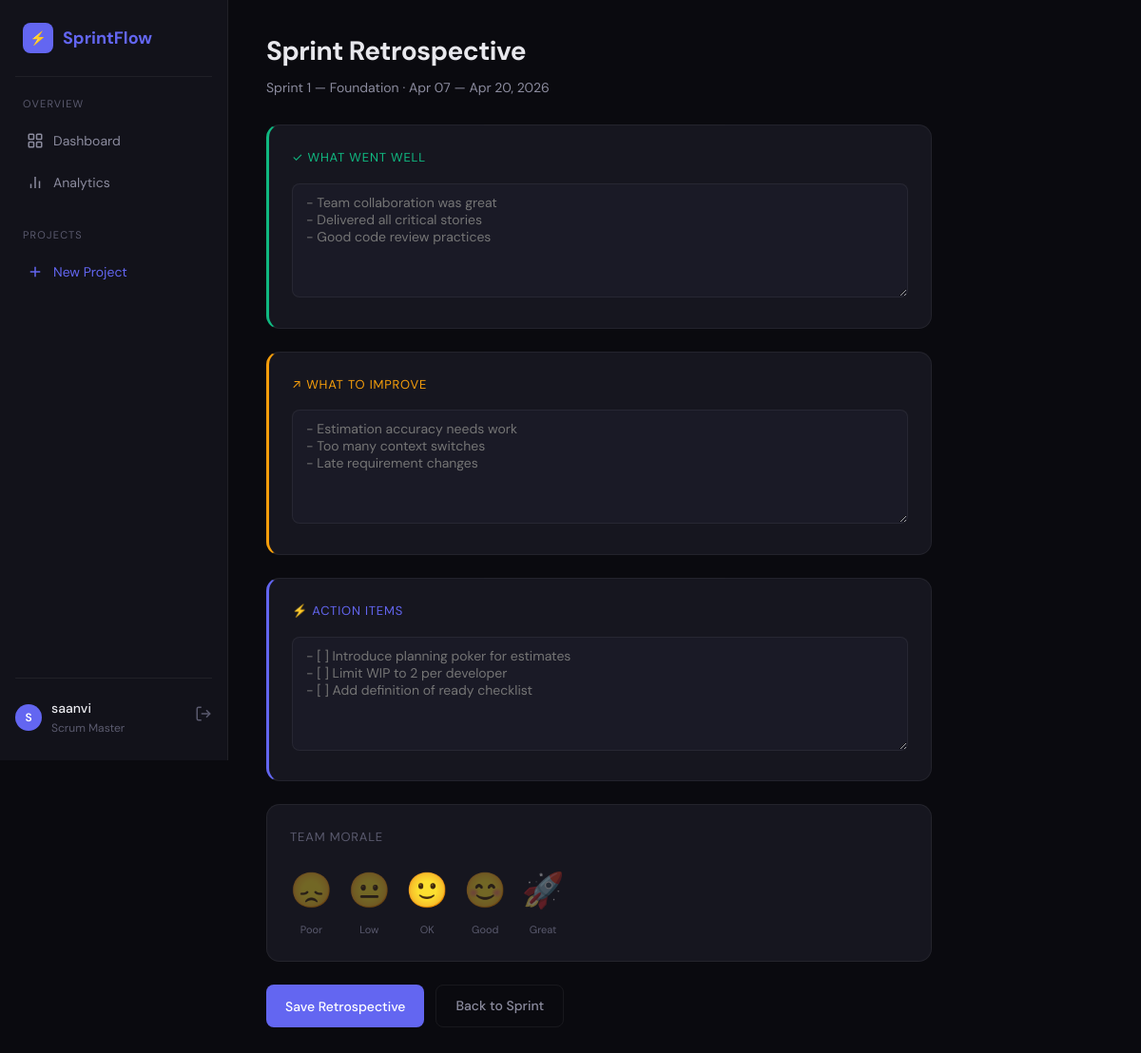
The app's page /sprint/1/retro (signed in) with its own data.
### app.py (models this page shows, shortened)
class User(UserMixin, db.Model):
    __tablename__ = 'users'
    id = db.Column(db.Integer, primary_key=True)
    username = db.Column(db.String(80), unique=True, nullable=False)
    email = db.Column(db.String(120), unique=True, nullable=False)
    password_hash = db.Column(db.String(256), nullable=False)
    role = db.Column(db.String(20), default='developer')  # scrum_master, product_owner, developer
    avatar_color = db.Column(db.String(7), default='#6366f1')
    created_at = db.Column(db.DateTime, default=datetime.utcnow)

class Sprint(db.Model):
    __tablename__ = 'sprints'
    id = db.Column(db.Integer, primary_key=True)
    project_id = db.Column(db.Integer, db.ForeignKey('projects.id'), nullable=False)
    name = db.Column(db.String(100), nullable=False)
    goal = db.Column(db.Text)
    start_date = db.Column(db.Date, nullable=False)
    end_date = db.Column(db.Date, nullable=False)
    status = db.Column(db.String(20), default='planning')  # planning, active, completed
    capacity_points = db.Column(db.Integer, default=0)
    created_at = db.Column(db.DateTime, default=datetime.utcnow)
    stories = db.relationship('UserStory', backref='sprint', lazy=True)
    burndown_entries = db.relationship('BurndownEntry', backref='sprint', lazy=True, cascade='all, delete-orphan')
    retrospective = db.relationship('Retrospective', backref='sprint', uselist=False, cascade='all, delete-orphan')

### app.py (the view, shortened to what this page needs)
@app.route('/sprint/<int:sprint_id>/retro', methods=['GET', 'POST'])
@login_required
def retrospective(sprint_id):
    sprint = Sprint.query.get_or_404(sprint_id)
    retro = Retrospective.query.filter_by(sprint_id=sprint_id).first()
    return render_template('retrospective.html', sprint=sprint, retro=retro)

### app.py (called while the page is built)
@login_manager.user_loader
def load_user(user_id):
    return User.query.get(int(user_id))

### templates/retrospective.html (shortened to what this page needs)
{% extends "base.html" %}
{% block content %}
<div style="max-width: 700px;">
    <h1 class="page-title" style="margin-bottom: 4px;">Sprint Retrospective</h1>
    <p class="page-subtitle" style="margin-bottom: 28px;">{{ sprint.name }} · {{ sprint.start_date.strftime('%b %d') }} — {{ sprint.end_date.strftime('%b %d, %Y') }}</p>
    <form method="POST">
        <div class="card mb-24" style="border-left: 3px solid var(--success);">
            <div class="card-title" style="color: var(--success);">✓ What went well</div>
            <textarea name="went_well" class="form-textarea" style="min-height: 120px;" placeholder="- Team collaboration was great&#10;- Delivered all critical stories&#10;- Good code review practices">{{ retro.went_well if retro else '' }}</textarea>
        </div>
        <div class="card mb-24" style="border-left: 3px solid var(--warning);">
            <div class="card-title" style="color: var(--warning);">↗ What to improve</div>
            <textarea name="to_improve" class="form-textarea" style="min-height: 120px;" placeholder="- Estimation accuracy needs work&#10;- Too many context switches&#10;- Late requirement changes">{{ retro.to_improve if retro else '' }}</textarea>
        </div>
        <div class="card mb-24" style="border-left: 3px solid var(--accent);">
            <div class="card-title" style="color: var(--accent);">⚡ Action items</div>
            <textarea name="action_items" class="form-textarea" style="min-height: 120px;" placeholder="- [ ] Introduce planning poker for estimates&#10;- [ ] Limit WIP to 2 per developer&#10;- [ ] Add definition of ready checklist">{{ retro.action_items if retro else '' }}</textarea>
        </div>
        <div class="card mb-24">
            <div class="card-title">Team Morale</div>
            <div style="display: flex; gap: 16px; align-items: center;">
                {% for i in range(1, 6) %}
                <label style="cursor: pointer; text-align: center;">
                    <div style="font-size: 36px; opacity: 0.4; transition: opacity 0.15s;" class="morale-icon" data-val="{{ i }}">
                        {{ ['😞', '😐', '🙂', '😊', '🚀'][i-1] }}
                    </div>
                    <div style="font-size: 11px; color: var(--text-muted); margin-top: 4px;">{{ ['Poor', 'Low', 'OK', 'Good', 'Great'][i-1] }}</div>
                </label>
                {% endfor %}
            </div>
        </div>
        <div style="display: flex; gap: 12px;">
            <button type="submit" class="btn btn-primary">Save Retrospective</button>
            <a href="{{ url_for('sprint_detail', sprint_id=sprint.id) }}" class="btn btn-secondary">Back to Sprint</a>
        </div>
    </form>
</div>
{% endblock %}

### templates/base.html (shortened to what this page needs)
<!DOCTYPE html>
<html lang="en">
<head>
</head>
<body>
    <div class="app-container">
        <nav class="sidebar">
            <div class="sidebar-logo">
                <span>⚡</span>
                SprintFlow
            </div>
            <div class="nav-section">
                <div class="nav-section-title">Overview</div>
                <a href="{{ url_for('dashboard') }}" class="nav-link {% if request.endpoint == 'dashboard' %}active{% endif %}">
                    <svg viewBox="0 0 24 24" fill="none" stroke="currentColor" stroke-width="2"><rect x="3" y="3" width="7" height="7" rx="1"/><rect x="14" y="3" width="7" height="7" rx="1"/><rect x="14" y="14" width="7" height="7" rx="1"/><rect x="3" y="14" width="7" height="7" rx="1"/></svg>
                    Dashboard
                </a>
                <a href="{{ url_for('analytics') }}" class="nav-link {% if request.endpoint == 'analytics' %}active{% endif %}">
                    <svg viewBox="0 0 24 24" fill="none" stroke="currentColor" stroke-width="2"><path d="M18 20V10M12 20V4M6 20v-6"/></svg>
                    Analytics
                </a>
            </div>
            <div class="nav-section">
                <div class="nav-section-title">Projects</div>
                <a href="{{ url_for('new_project') }}" class="nav-link" style="color: var(--accent);">
                    <svg viewBox="0 0 24 24" fill="none" stroke="currentColor" stroke-width="2"><line x1="12" y1="5" x2="12" y2="19"/><line x1="5" y1="12" x2="19" y2="12"/></svg>
                    New Project
                </a>
            </div>
            {% if current_user.is_authenticated %}
            <div class="sidebar-user">
                <div class="avatar" style="background: {{ current_user.avatar_color }}">
                    {{ current_user.username[0]|upper }}
                </div>
                <div class="sidebar-user-info">
                    <div class="sidebar-user-name">{{ current_user.username }}</div>
                    <div class="sidebar-user-role">{{ current_user.role|replace('_', ' ') }}</div>
                </div>
                <a href="{{ url_for('logout') }}" style="color: var(--text-muted);">
                    <svg width="18" height="18" viewBox="0 0 24 24" fill="none" stroke="currentColor" stroke-width="2"><path d="M9 21H5a2 2 0 01-2-2V5a2 2 0 012-2h4"/><polyline points="16 17 21 12 16 7"/><line x1="21" y1="12" x2="9" y2="12"/></svg>
                </a>
            </div>
            {% endif %}
        </nav>
        <main class="main-content">
            {% block content %}{% endblock %}
        </main>
    </div>
</body>
</html>

### templates/base.html (style rules this page uses)
:root { --bg-primary: #0a0a0f; --bg-secondary: #12121a; --bg-tertiary: #1a1a26; --bg-card: #16161f; --text-primary: #e8e8ed; --text-secondary: #8b8b9e; --text-muted: #5a5a6e; --accent: #6366f1; --accent-hover: #818cf8; --accent-dim: rgba(99, 102, 241, 0.15); --success: #10b981; --warning: #f59e0b; --danger: #ef4444; --critical: #ec4899; --border: rgba(255, 255, 255, 0.06); --border-hover: rgba(255, 255, 255, 0.12); --radius: 10px; --radius-lg: 14px; --font-sans: 'DM Sans', -apple-system, sans-serif; --font-mono: 'JetBrains Mono', monospace; --shadow: 0 4px 24px rgba(0, 0, 0, 0.3); }
* { margin: 0; padding: 0; box-sizing: border-box; }
body { font-family: var(--font-sans); background: var(--bg-primary); color: var(--text-primary); line-height: 1.6; min-height: 100vh; }
.app-container { display: flex; min-height: 100vh; }
.sidebar { width: 240px; background: var(--bg-secondary); border-right: 1px solid var(--border); padding: 24px 16px; position: fixed; top: 0; left: 0; height: 100vh; display: flex; flex-direction: column; z-index: 100; }
.sidebar-logo { font-size: 18px; font-weight: 700; color: var(--accent); padding: 0 8px 24px; border-bottom: 1px solid var(--border); margin-bottom: 20px; display: flex; align-items: center; gap: 10px; }
.sidebar-logo span { background: var(--accent); color: white; width: 32px; height: 32px; border-radius: 8px; display: flex; align-items: center; justify-content: center; font-size: 14px; }
.nav-section { margin-bottom: 24px; }
.nav-section-title { font-size: 11px; text-transform: uppercase; letter-spacing: 1.2px; color: var(--text-muted); padding: 0 8px; margin-bottom: 8px; }
.nav-link { display: flex; align-items: center; gap: 10px; padding: 10px 12px; color: var(--text-secondary); text-decoration: none; border-radius: 8px; font-size: 14px; transition: all 0.15s; margin-bottom: 2px; }
.nav-link svg { width: 18px; height: 18px; flex-shrink: 0; }
.main-content { margin-left: 240px; flex: 1; padding: 32px 40px; max-width: calc(100vw - 240px); }
.page-title { font-size: 28px; font-weight: 700; letter-spacing: -0.5px; }
.page-subtitle { color: var(--text-secondary); font-size: 14px; margin-top: 4px; }
.card { background: var(--bg-card); border: 1px solid var(--border); border-radius: var(--radius-lg); padding: 24px; }
.card-title { font-size: 13px; text-transform: uppercase; letter-spacing: 0.8px; color: var(--text-muted); margin-bottom: 16px; }
.btn { display: inline-flex; align-items: center; gap: 8px; padding: 10px 20px; border-radius: 8px; font-size: 14px; font-weight: 500; font-family: var(--font-sans); cursor: pointer; transition: all 0.15s; text-decoration: none; border: none; }
.btn-primary { background: var(--accent); color: white; }
.btn-secondary { background: transparent; color: var(--text-secondary); border: 1px solid var(--border); }
.form-input, .form-select, .form-textarea { width: 100%; padding: 10px 14px; background: var(--bg-tertiary); border: 1px solid var(--border); border-radius: 8px; color: var(--text-primary); font-family: var(--font-sans); font-size: 14px; transition: border-color 0.15s; }
.form-textarea { min-height: 100px; resize: vertical; }
.avatar { width: 28px; height: 28px; border-radius: 50%; display: flex; align-items: center; justify-content: center; font-size: 12px; font-weight: 600; color: white; flex-shrink: 0; }
.mb-24 { margin-bottom: 24px; }
.sidebar-user { margin-top: auto; padding-top: 20px; border-top: 1px solid var(--border); display: flex; align-items: center; gap: 10px; }
.sidebar-user-info { flex: 1; }
.sidebar-user-name { font-size: 14px; font-weight: 500; }
.sidebar-user-role { font-size: 12px; color: var(--text-muted); text-transform: capitalize; }

### records on screen
User: username "S", username "saanvi", role "Scrum Master"
Sprint: name "Sprint 1 — Foundation", start_date "Apr 07", end_date "Apr 20, 2026"

### other values on screen
{{ ['😞', '😐', '🙂', '😊', '🚀'][i-1] }} "😞" "😐" "🙂" "😊" "🚀"
{{ ['Poor', 'Low', 'OK', 'Good', 'Great'][i-1] }} "Poor" "Low" "OK" "Good" "Great"
